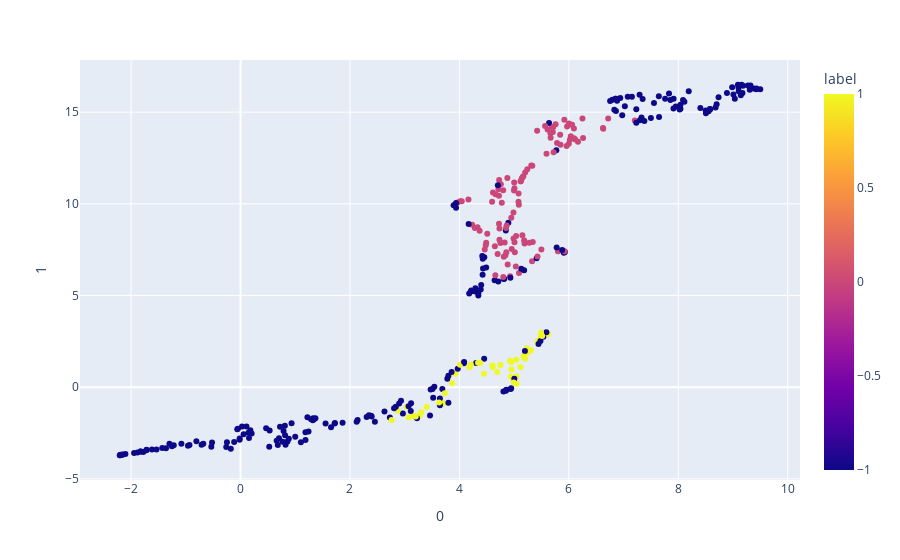
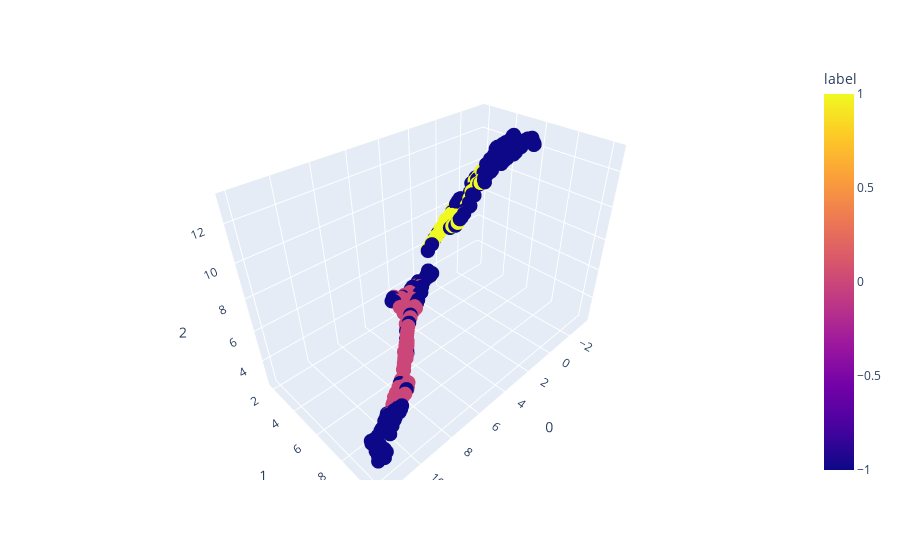

Write notebook code for charts like these, in order.
### Code cell
from umap import UMAP
import plotly.express as px

clf = HDBSCAN(min_samples=6, min_cluster_size=24)
clf.fit(scaled_feature)

temp = feature_dfs[0][feature_cols].copy()
temp['label'] = clf.labels_

umap_2d = UMAP(n_components=2, init='random', random_state=0)
umap_3d = UMAP(n_components=3, init='random', random_state=0)

proj_2d = umap_2d.fit_transform(scaled_feature)
proj_3d = umap_3d.fit_transform(scaled_feature)

fig_2d = px.scatter(
    proj_2d, x=0, y=1,
    color=temp.label, labels={'color': 'label'}
)
fig_3d = px.scatter_3d(
    proj_3d, x=0, y=1, z=2,
    color=temp.label, labels={'color': 'label'}
)
fig_3d.update_traces(marker_size=5)

fig_2d.show()
fig_3d.show()

### Figure 1 — Plotly figure (JSON) as saved in the notebook; plotly's stock layout.template omitted (floating-point values rounded to 4 significant figures; data arrays with more than 128 entries replaced by an {"elided": "..."} marker saying what was removed)
{"data": [{"hovertemplate": "0=%{x}<br>1=%{y}<br>label=%{marker.color}<extra></extra>", "legendgroup": "", "marker": {"color": {"elided": "373 int values"}, "coloraxis": "coloraxis", "symbol": "circle"}, "mode": "markers", "name": "", "orientation": "v", "showlegend": false, "type": "scatter", "x": {"elided": "373 float values"}, "xaxis": "x", "y": {"elided": "373 float values"}, "yaxis": "y"}], "layout": {"coloraxis": {"colorbar": {"title": {"text": "label"}}, "colorscale": [[0, "#0d0887"], [0.1111, "#46039f"], [0.2222, "#7201a8"], [0.3333, "#9c179e"], [0.4444, "#bd3786"], [0.5556, "#d8576b"], [0.6667, "#ed7953"], [0.7778, "#fb9f3a"], [0.8889, "#fdca26"], [1, "#f0f921"]]}, "legend": {"tracegroupgap": 0}, "margin": {"t": 60}, "xaxis": {"anchor": "y", "domain": [0, 1], "title": {"text": "0"}}, "yaxis": {"anchor": "x", "domain": [0, 1], "title": {"text": "1"}}}}

### Figure 2 — Plotly figure (JSON) as saved in the notebook; plotly's stock layout.template omitted (floating-point values rounded to 4 significant figures; data arrays with more than 128 entries replaced by an {"elided": "..."} marker saying what was removed)
{"data": [{"hovertemplate": "0=%{x}<br>1=%{y}<br>2=%{z}<br>label=%{marker.color}<extra></extra>", "legendgroup": "", "marker": {"color": {"elided": "373 int values"}, "coloraxis": "coloraxis", "size": 5, "symbol": "circle"}, "mode": "markers", "name": "", "scene": "scene", "showlegend": false, "type": "scatter3d", "x": {"elided": "373 float values"}, "y": {"elided": "373 float values"}, "z": {"elided": "373 float values"}}], "layout": {"coloraxis": {"colorbar": {"title": {"text": "label"}}, "colorscale": [[0, "#0d0887"], [0.1111, "#46039f"], [0.2222, "#7201a8"], [0.3333, "#9c179e"], [0.4444, "#bd3786"], [0.5556, "#d8576b"], [0.6667, "#ed7953"], [0.7778, "#fb9f3a"], [0.8889, "#fdca26"], [1, "#f0f921"]]}, "legend": {"tracegroupgap": 0}, "margin": {"t": 60}, "scene": {"domain": {"x": [0, 1], "y": [0, 1]}, "xaxis": {"title": {"text": "0"}}, "yaxis": {"title": {"text": "1"}}, "zaxis": {"title": {"text": "2"}}}}}
